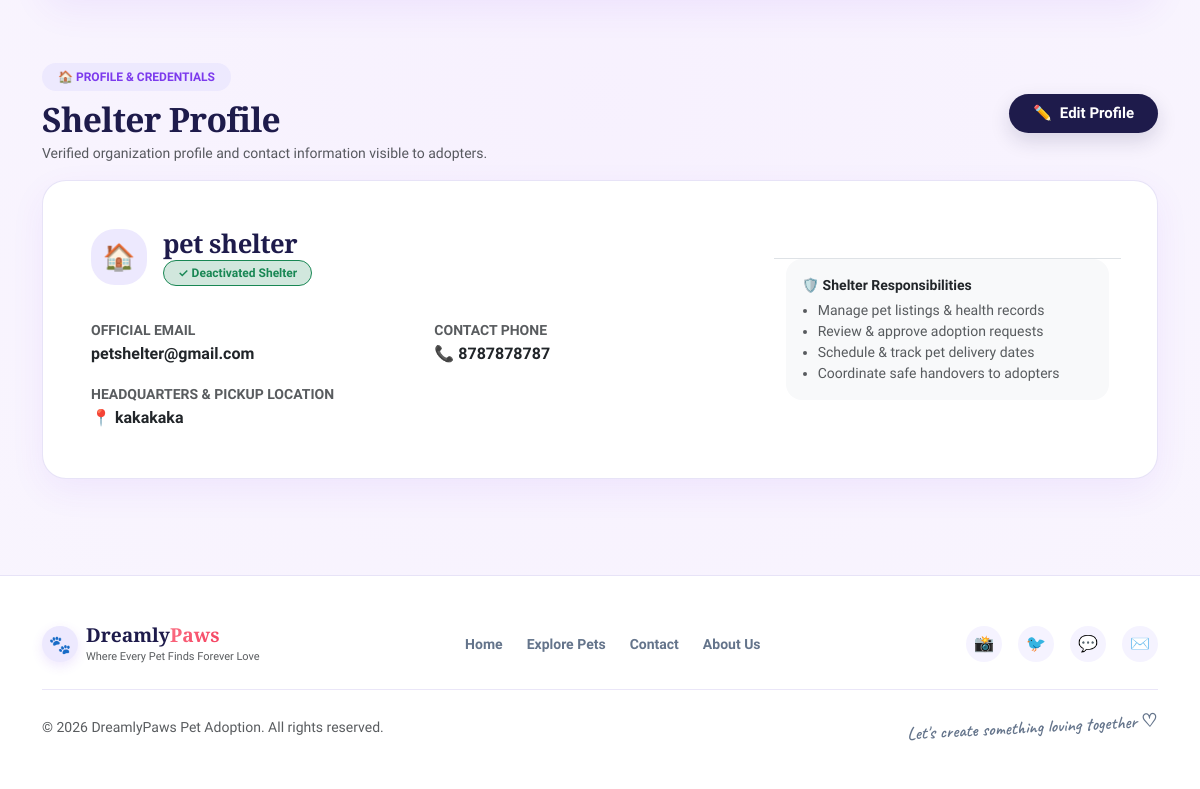
Before: /shelter-dashboard (signed in, lower part) with the older database file.
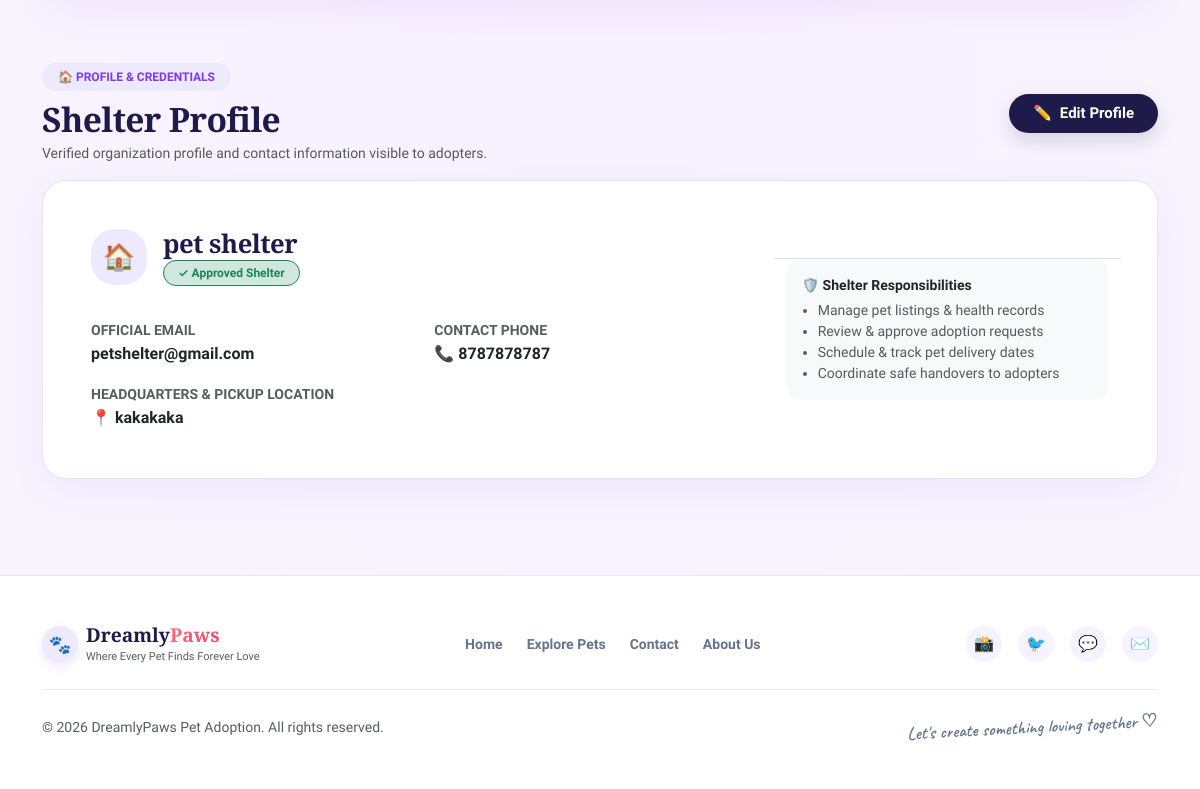
After: the same page with the newer database file.
### tables this page shows
CREATE TABLE users(
        id INTEGER PRIMARY KEY AUTOINCREMENT,
        fullname TEXT,
        email TEXT,
        phone TEXT,
        address TEXT,
        password TEXT
    , role TEXT DEFAULT 'Adopter', account_status TEXT DEFAULT 'Pending');

### app.py (the view, shortened to what this page needs)
@app.route('/shelter-dashboard')
def shelter_dashboard():
    if 'user' not in session:
        return redirect(url_for('login'))
    if session.get('role') != "Shelter":
        return "Access Denied!"
    shelter_id = session['user_id']
    conn = sqlite3.connect("database.db")
    cursor = conn.cursor()
    cursor.execute("""
        SELECT COUNT(*)
        FROM pets
        WHERE shelter_id = ?
    """, (shelter_id,))
    total_pets = cursor.fetchone()[0]
    cursor.execute("""
        SELECT COUNT(*)
        FROM pets
        WHERE shelter_id = ?
        AND status = 'Available'
    """, (shelter_id,))
    available_pets = cursor.fetchone()[0]
    cursor.execute("""
        SELECT COUNT(*)
        FROM pets
        WHERE shelter_id = ?
        AND status = 'Adopted'
    """, (shelter_id,))
    adopted_pets = cursor.fetchone()[0]
    cursor.execute("""
        SELECT COUNT(*)
        FROM adoptions
        JOIN pets ON adoptions.pet_id = pets.id
        WHERE pets.shelter_id = ?
    """, (shelter_id,))
    total_requests = cursor.fetchone()[0]
    cursor.execute("""
        SELECT
            adoptions.id,
            pets.name,
            pets.breed,
            adoptions.adopter_name,
            adoptions.phone,
            adoptions.address,
            adoptions.transport_method,
            adoptions.payment_status
        FROM adoptions
        JOIN pets ON adoptions.pet_id = pets.id
        WHERE pets.shelter_id = ? AND adoptions.request_status = 'Pending'
        ORDER BY adoptions.id ASC
    """, (shelter_id,))
    pending_requests = cursor.fetchall()
    pending_count = len(pending_requests)
    cursor.execute("""
        SELECT id, fullname, email, phone, address, role, account_status
        FROM users
        WHERE id = ?
    """, (shelter_id,))
    shelter_profile = cursor.fetchone()
    cursor.execute("""
        SELECT
            adoptions.id,
            pets.name,
            pets.breed,
            pets.image,
            adoptions.adopter_name,
            adoptions.phone,
            adoptions.address,
            adoptions.transport_method,
            adoptions.transport_date,
            adoptions.transport_time,
            adoptions.transport_status,
            adoptions.payment_status,
            adoptions.payment_amount
        FROM adoptions
        JOIN pets ON adoptions.pet_id = pets.id
        WHERE pets.shelter_id = ? AND adoptions.request_status = 'Approved'
        ORDER BY adoptions.id ASC
    """, (shelter_id,))
    deliveries = cursor.fetchall()
    cursor.execute("""
        SELECT
            m.id,
            m.user_id,
            m.name AS adopter_name,
            m.email AS adopter_email,
            m.subject,
            m.message,
            m.status,
            m.reply,
            m.created_at,
            m.pet_id,
            p.name AS pet_name,
            p.breed AS pet_breed,
            p.image AS pet_image,
            m.conversation_id
        FROM messages m
        LEFT JOIN pets p ON m.pet_id = p.id
        WHERE m.shelter_id = ?
        ORDER BY m.id DESC
    """, (shelter_id,))
    shelter_messages = cursor.fetchall()
    total_messages = len(shelter_messages)
    unread_messages_count = len([m for m in shelter_messages if m[6] == 'Unread'])
    replied_messages_count = len([m for m in shelter_messages if m[7]])
    cursor.execute("""
        SELECT
            c.id,
            c.adopter_id,
            c.shelter_id,
            c.pet_id,
            c.created_at,
            c.updated_at,
            c.status,
            u.fullname AS adopter_name,
            u.email AS adopter_email,
            u.phone AS adopter_phone,
            p.name AS pet_name,
            p.breed AS pet_breed,
            p.image AS pet_image
        FROM conversations c
        LEFT JOIN users u ON c.adopter_id = u.id
        LEFT JOIN pets p ON c.pet_id = p.id
        WHERE c.shelter_id = ?
        ORDER BY c.updated_at DESC
    """, (shelter_id,))
    sh_conv_rows = cursor.fetchall()
    shelter_conversations = []
    conn.close()
    total_deliveries = len(deliveries)
    scheduled_count = len([d for d in deliveries if d[10] in ('Scheduled', 'Pickup', 'Picked Up')])
    in_transit_count = len([d for d in deliveries if d[10] in ('In Transit', 'Out for Delivery')])
    delivered_count = len([d for d in deliveries if d[10] in ('Delivered', 'Completed')])
    pending_transport_count = len([d for d in deliveries if d[10] in ('Pending', 'Transport Not Started', 'Not Scheduled', '')])
    today_str = datetime.date.today().isoformat()
    return render_template(
        "shelter_dashboard.html",
        total_pets=total_pets,
        available_pets=available_pets,
        adopted_pets=adopted_pets,
        total_requests=total_requests,
        pending_requests=pending_requests,
        pending_count=pending_count,
        shelter_profile=shelter_profile,
        deliveries=deliveries,
        total_deliveries=total_deliveries,
        scheduled_count=scheduled_count,
        in_transit_count=in_transit_count,
        delivered_count=delivered_count,
        pending_transport_count=pending_transport_count,
        shelter_messages=shelter_messages,
        shelter_conversations=shelter_conversations,
        total_messages=total_messages,
        unread_messages_count=unread_messages_count,
        replied_messages_count=replied_messages_count,
        today=today_str
    )

### templates/shelter_dashboard.html (shortened to what this page needs)
<!DOCTYPE html>
<html lang="en">
<head>
    <link href="https://cdn.jsdelivr.net/npm/bootstrap@5.3.3/dist/css/bootstrap.min.css" rel="stylesheet">
    <link rel="stylesheet" href="{{ url_for('static', filename='css/dreamly_theme.css') }}">
</head>
<body>
{% include 'navbar.html' %}
<div class="container py-5">
    {% set flashed_msgs = get_flashed_messages(with_categories=true) %}
    <div id="profile-section" class="mb-5 pt-3">
        <div class="d-flex justify-content-between align-items-center mb-3">
            <div>
                <span class="badge bg-purple-subtle px-3 py-2 rounded-pill fw-bold mb-2">
                    🏠 PROFILE &amp; CREDENTIALS
                </span>
                <h2 class="dreamly-serif mb-1" style="font-size: 2.1rem;">
                    Shelter <span class="dreamly-gradient-text">Profile</span>
                </h2>
                <p class="text-muted small mb-0">Verified organization profile and contact information visible to adopters.</p>
            </div>
            <div>
                <button type="button" class="btn-dark-pill d-inline-flex align-items-center gap-2 px-4 py-2" data-bs-toggle="modal" data-bs-target="#editShelterProfileModal">
                    <span>✏️</span> Edit Profile
                </button>
            </div>
        </div>
        {% if shelter_profile %}
        <div class="dreamly-card p-4 p-md-5">
            <div class="row g-4 align-items-center">
                <div class="col-md-8">
                    <div class="d-flex align-items-center gap-3 mb-3">
                        <div class="action-icon-circle mb-0" style="background: #ede9fe; width: 56px; height: 56px; font-size: 26px;">
                            🏠
                        </div>
                        <div>
                            <h3 class="dreamly-serif mb-0" style="font-size: 1.6rem; color: #1e1b4b;">{{ shelter_profile[1] }}</h3>
                            <span class="badge bg-success-subtle text-success border border-success fw-semibold">
                                ✓ {{ shelter_profile[6] or 'Approved' }} Shelter
                            </span>
                        </div>
                    </div>
                    <div class="row g-3 text-start mt-2">
                        <div class="col-sm-6">
                            <span class="text-muted small text-uppercase fw-bold">Official Email</span>
                            <div class="fw-semibold text-dark">{{ shelter_profile[2] }}</div>
                        </div>
                        <div class="col-sm-6">
                            <span class="text-muted small text-uppercase fw-bold">Contact Phone</span>
                            <div class="fw-semibold text-dark">📞 {{ shelter_profile[3] }}</div>
                        </div>
                        <div class="col-12">
                            <span class="text-muted small text-uppercase fw-bold">Headquarters &amp; Pickup Location</span>
                            <div class="fw-semibold text-dark">📍 {{ shelter_profile[4] }}</div>
                        </div>
                    </div>
                </div>
                <div class="col-md-4 text-md-end border-top border-md-top-0 pt-3 pt-md-0">
                    <div class="p-3 rounded-4 bg-light text-start">
                        <div class="small fw-bold text-dark mb-1">🛡️ Shelter Responsibilities</div>
                        <ul class="text-muted small mb-0 ps-3">
                            <li>Manage pet listings &amp; health records</li>
                            <li>Review &amp; approve adoption requests</li>
                            <li>Schedule &amp; track pet delivery dates</li>
                            <li>Coordinate safe handovers to adopters</li>
                        </ul>
                    </div>
                </div>
            </div>
        </div>
        {% endif %}
    </div>
</div>
{% include 'footer.html' %}
</body>
</html>

Changed rows visible on the page:
changed users "pet shelter": account_status "Deactivated" → "Approved"
